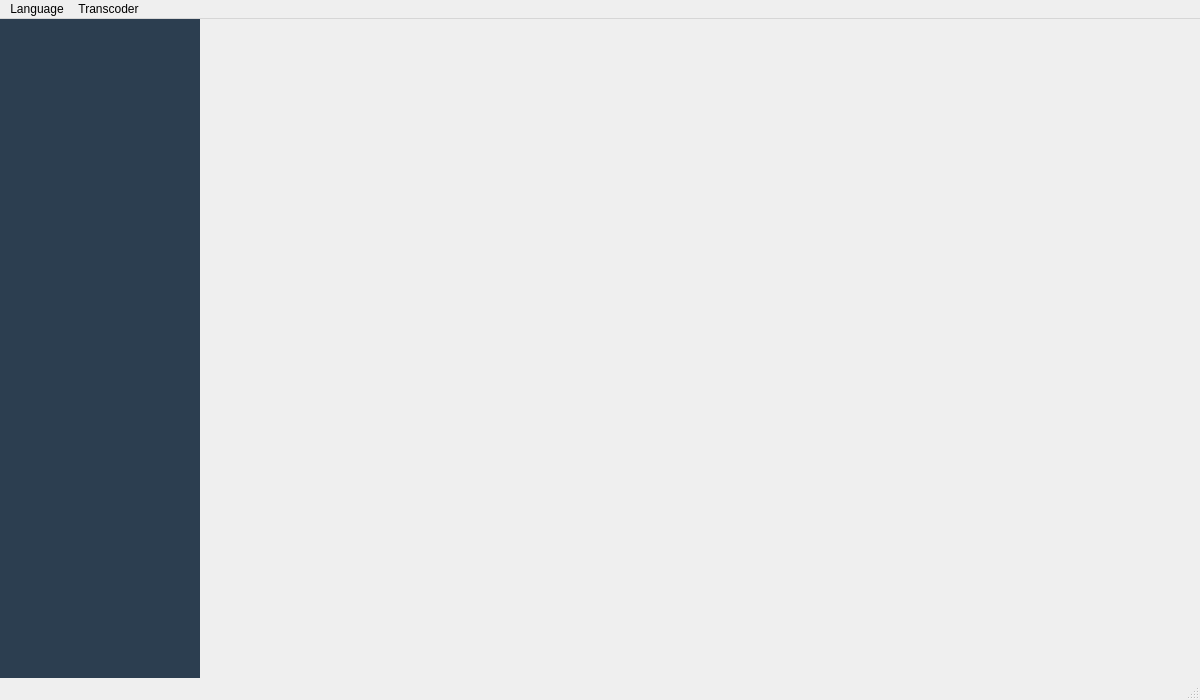
<?xml version="1.0" encoding="UTF-8"?>
<ui version="4.0">
 <class>OpenConverter</class>
 <widget class="QMainWindow" name="OpenConverter">
  <property name="geometry">
   <rect>
    <x>0</x>
    <y>0</y>
    <width>1200</width>
    <height>700</height>
   </rect>
  </property>
  <property name="windowTitle">
   <string>MainWindow</string>
  </property>
  <widget class="QWidget" name="centralwidget">
   <layout class="QHBoxLayout" name="mainHorizontalLayout">
    <property name="spacing">
     <number>0</number>
    </property>
    <property name="leftMargin">
     <number>0</number>
    </property>
    <property name="topMargin">
     <number>0</number>
    </property>
    <property name="rightMargin">
     <number>0</number>
    </property>
    <property name="bottomMargin">
     <number>0</number>
    </property>
    <item>
     <widget class="QWidget" name="leftNavWidget" native="true">
      <property name="minimumSize">
       <size>
        <width>200</width>
        <height>0</height>
       </size>
      </property>
      <property name="maximumSize">
       <size>
        <width>200</width>
        <height>16777215</height>
       </size>
      </property>
      <property name="styleSheet">
       <string notr="true">QWidget#leftNavWidget {
    background-color: #2c3e50;
}

QPushButton {
    background-color: transparent;
    color: #ecf0f1;
    text-align: left;
    padding: 12px 20px;
    border: none;
    font-size: 14px;
}

QPushButton:hover {
    background-color: #34495e;
}

QPushButton:checked {
    background-color: #3498db;
    font-weight: bold;
}

QLabel {
    color: #95a5a6;
    padding: 10px 20px;
    font-size: 12px;
    font-weight: bold;
}
</string>
      </property>
      <layout class="QVBoxLayout" name="navVerticalLayout">
       <property name="spacing">
        <number>0</number>
       </property>
       <property name="leftMargin">
        <number>0</number>
       </property>
       <property name="topMargin">
        <number>20</number>
       </property>
       <property name="rightMargin">
        <number>0</number>
       </property>
       <property name="bottomMargin">
        <number>0</number>
       </property>
       <!-- Navigation buttons are created dynamically in C++ code -->
      </layout>
     </widget>
    </item>
    <item>
     <widget class="QWidget" name="workspaceWidget" native="true">
      <layout class="QVBoxLayout" name="workspaceVerticalLayout">
       <property name="spacing">
        <number>0</number>
       </property>
       <property name="leftMargin">
        <number>0</number>
       </property>
       <property name="topMargin">
        <number>0</number>
       </property>
       <property name="rightMargin">
        <number>0</number>
       </property>
       <property name="bottomMargin">
        <number>0</number>
       </property>
       <item>
        <widget class="QStackedWidget" name="stackedWidget">
         <property name="currentIndex">
          <number>0</number>
         </property>
        </widget>
       </item>
      </layout>
     </widget>
    </item>
   </layout>
  </widget>
  <widget class="QMenuBar" name="menubar">
   <property name="geometry">
    <rect>
     <x>0</x>
     <y>0</y>
     <width>1200</width>
     <height>24</height>
    </rect>
   </property>
   <widget class="QMenu" name="menuLanguage">
    <property name="title">
     <string>Language</string>
    </property>
    <addaction name="english"/>
    <addaction name="chinese"/>
   </widget>
   <widget class="QMenu" name="menuTranscoder">
    <property name="title">
     <string>Transcoder</string>
    </property>
   </widget>
   <addaction name="menuLanguage"/>
   <addaction name="menuTranscoder"/>
  </widget>
  <widget class="QStatusBar" name="statusBar"/>
  <action name="english">
   <property name="objectName">
    <string>english</string>
   </property>
   <property name="text">
    <string>English</string>
   </property>
  </action>
  <action name="chinese">
   <property name="objectName">
    <string>chinese</string>
   </property>
   <property name="text">
    <string>Chinese</string>
   </property>
  </action>
 </widget>
 <resources/>
 <connections/>
</ui>
